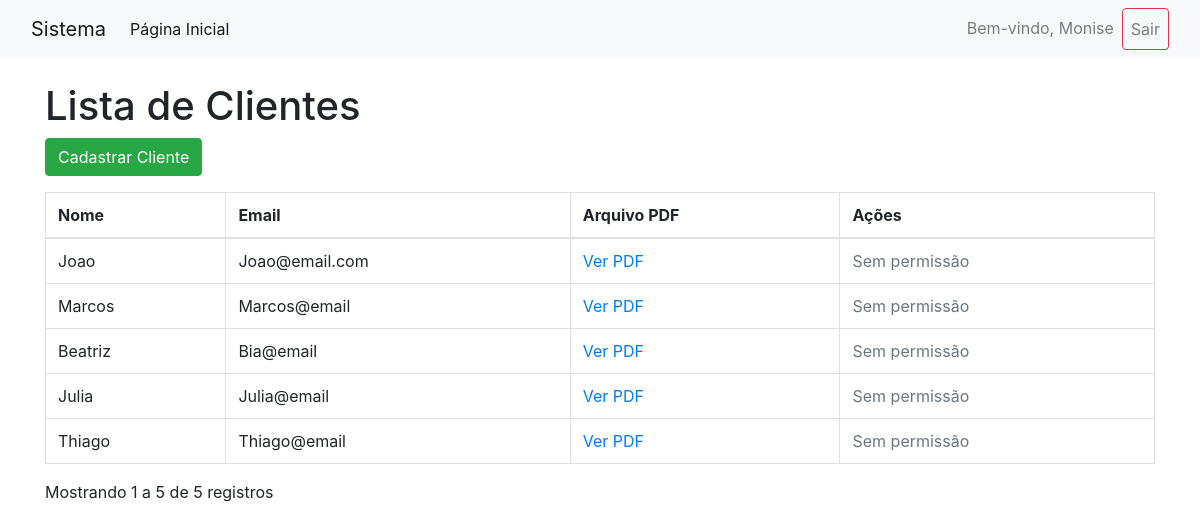
The app's page /lista_clientes.php (signed in) with its own data.
### tables this page shows
CREATE TABLE `tb_clientes` (
  `id` int(11) NOT NULL,
  `nome` varchar(255) NOT NULL,
  `email` varchar(255) NOT NULL,
  `arquivo_pdf` varchar(255) NOT NULL
);

### Lista_clientes.php (the view, shortened to what this page needs)
<?php
include_once 'conexao.php';
include_once 'menu.php';
$tb_clientes = $conn->query("SELECT * FROM tb_clientes")->fetchAll(PDO::FETCH_ASSOC);
$totalClientes = count($tb_clientes);
$clientesPorPagina = 10;
$paginaAtual = isset($_GET['pagina']) ? (int)$_GET['pagina'] : 1;
$inicio = ($paginaAtual - 1) * $clientesPorPagina;
$clientesPaginação = array_slice($tb_clientes, $inicio, $clientesPorPagina);
?>
<!DOCTYPE html>
<html lang="pt-br">
<head>
    <link rel="stylesheet" href="https://maxcdn.bootstrapcdn.com/bootstrap/4.5.2/css/bootstrap.min.css">
</head>
<body>
<div class="container">
    <h1 class="mt-4">Lista de Clientes</h1>
    <a href="cadastrar.php" class="btn btn-success mb-3">Cadastrar Cliente</a>
    <table class="table table-bordered">
        <thead>
            <tr>
                <th>Nome</th>
                <th>Email</th>
                <th>Arquivo PDF</th>
                <th>Ações</th>
            </tr>
        </thead>
        <tbody>
        <?php foreach ($clientesPaginação as $cliente): ?>
            <tr>
                <td><?= htmlspecialchars($cliente['nome']) ?></td>
                <td><?= htmlspecialchars($cliente['email']) ?></td>
                <td>
                    <a href="uploads/<?= htmlspecialchars($cliente['arquivo_pdf']) ?>" target="_blank">Ver PDF</a>
                </td>
                <td>
                    <?php if ($_SESSION['nivel_acesso'] == 'ADMINISTRADOR'): ?>
                        <a href="editar.php?id=<?= $cliente['id'] ?>" class="btn btn-warning">Editar</a>
                        <a href="excluir.php?id=<?= $cliente['id'] ?>" class="btn btn-danger" onclick="return confirm('A exclusão será permanente! Tem certeza disso?')">Excluir</a>
                    <?php else: ?>
                        <span class="text-muted">Sem permissão</span>
                    <?php endif; ?>
                </td>
            </tr>
        <?php endforeach; ?>
        </tbody>
    </table>
    <div class="d-flex justify-content-between mb-3">
        <div>
            Mostrando <?= $inicio + 1 ?> a <?= min($inicio + $clientesPorPagina, $totalClientes) ?> de <?= $totalClientes ?> registros
        </div>
    </div>
</div>
</body>
</html>

### records on screen
tb_clientes: nome "Joao", email "Joao@email.com"
tb_clientes: nome "Marcos", email "Marcos@email"
tb_clientes: nome "Beatriz", email "Bia@email"
tb_clientes: nome "Julia", email "Julia@email"
tb_clientes: nome "Thiago", email "Thiago@email"

### other values on screen
$_SESSION['nome_usuario'] "Monise"
$inicio + 1 "1"
min($inicio + $clientesPorPagina, $totalClientes) "5"
$totalClientes "5"
